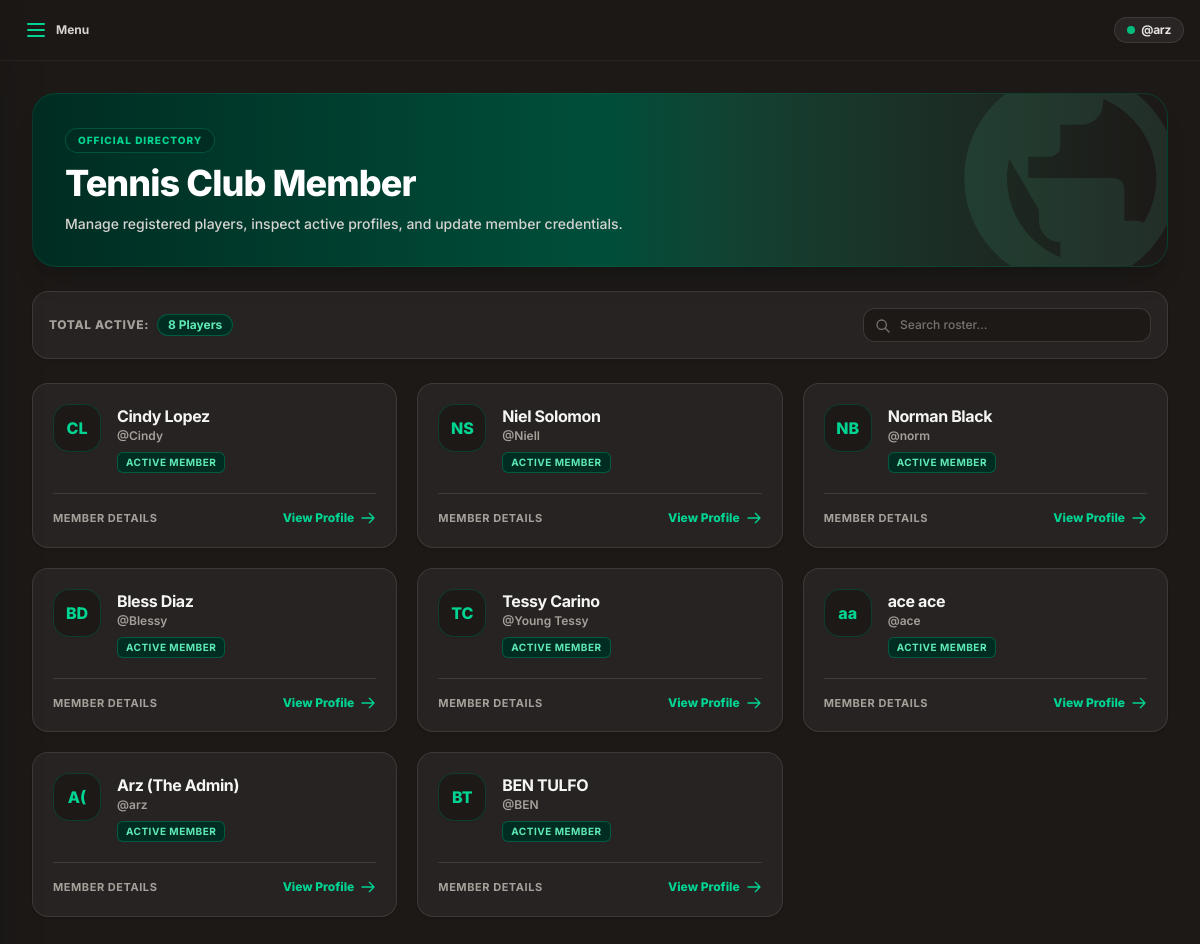
The app's page /view_member/ (signed in) with its own data.
### schedule_app/models.py (models this page shows, shortened)
class Member(models.Model):
      ROLE_CHOICES = [
        ('ADMIN', 'Administrator'),
        ('MEMBER', 'Member'),
    ]
      user = models.OneToOneField(User, on_delete=models.CASCADE)
      role = models.CharField(
        max_length=10,
        choices=ROLE_CHOICES,
        default='MEMBER'
    )
      phone = models.CharField(max_length=20, null=True, blank=True)
      birth_date = models.DateField(null=True, blank=True)
      joined_date = models.DateField(auto_now_add=True, null=True)

### schedule_app/views.py (the view)
# urls.py: path('view_member/', views.members, name='members'),
@login_required
def members(request):
    mymembers = Member.objects.select_related('user').all()
    context = {'mymembers': mymembers}
    return render(request, 'members.html', context)

### schedule_app/templates/members.html (shortened to what this page needs)
{% extends 'master.html' %}
{% block content %}
{% include 'includes/sidebar.html' %}
{% include 'includes/logoutmodal.html' %}
<div class="min-h-screen bg-stone-900 text-stone-100 antialiased font-['Inter',sans-serif] flex flex-col relative selection:bg-emerald-800 selection:text-emerald-100 transition-colors duration-200">
    <main class="max-w-7xl mx-auto px-4 sm:px-6 lg:px-8 py-8 space-y-6 flex-1 w-full">
        <div class="relative overflow-hidden bg-gradient-to-r from-emerald-950 via-emerald-900 to-stone-900 rounded-3xl p-6 sm:p-8 text-white shadow-xl border border-emerald-800/40">
            <div class="relative z-10 max-w-2xl space-y-2">
                <span class="inline-block text-[10px] font-extrabold tracking-widest uppercase text-emerald-400 bg-emerald-950 border border-emerald-700/50 rounded-full px-3 py-1">
                    Official Directory
                </span>
                <h1 class="text-2xl sm:text-4xl font-extrabold tracking-tight leading-tight text-white">
                    Tennis Club Member
                </h1>
                <p class="text-xs sm:text-sm text-stone-300 font-medium">
                    Manage registered players, inspect active profiles, and update member credentials.
                </p>
            </div>
            <div class="absolute -right-8 -bottom-10 opacity-10 pointer-events-none">
            </div>
        </div>
        <div class="flex flex-col sm:flex-row items-stretch sm:items-center justify-between gap-4 bg-stone-800/90 border border-stone-700/80 rounded-2xl p-4 shadow-sm">
            <div class="flex items-center gap-2">
                <span class="text-xs font-extrabold text-stone-400 uppercase tracking-wider">Total Active:</span>
                <span class="px-2.5 py-0.5 bg-emerald-950 text-emerald-300 border border-emerald-700/60 text-xs font-bold rounded-full">
                    {{ mymembers|length }} Players
                </span>
            </div>
            <div class="relative w-full sm:w-72">
                <input
                    type="text"
                    placeholder="Search roster..."
                    class="w-full pl-9 pr-4 py-2 bg-stone-900 border border-stone-700/80 rounded-xl text-xs font-medium text-stone-100 placeholder-stone-500 focus:outline-none focus:ring-2 focus:ring-emerald-500 focus:border-transparent transition-all"
                />
                <svg class="w-4 h-4 text-stone-500 absolute left-3 top-2.5" fill="none" stroke="currentColor" viewBox="0 0 24 24">
                    <path stroke-linecap="round" stroke-linejoin="round" stroke-width="2" d="M21 21l-6-6m2-5a7 7 0 11-14 0 7 7 0 0114 0z"/>
                </svg>
            </div>
        </div>
        {% if mymembers %}
            <div class="grid grid-cols-1 md:grid-cols-2 lg:grid-cols-3 gap-5">
                {% for x in mymembers %}
                <div class="group bg-stone-800/90 border border-stone-700/80 hover:border-emerald-600/50 rounded-2xl p-5 shadow-sm hover:shadow-md transition-all duration-200 flex flex-col justify-between">
                    <div class="flex items-start gap-4">
                        <div class="w-12 h-12 rounded-2xl bg-stone-900 border border-emerald-800/50 text-emerald-400 font-extrabold text-base flex items-center justify-center shadow-xs flex-none group-hover:bg-emerald-800 group-hover:text-white transition-colors duration-200">
                            {{ x.user.first_name|slice:":1" }}{{ x.user.last_name|slice:":1" }}
                        </div>
                        <div class="min-w-0 flex-1">
                            <h2 class="font-bold text-base text-stone-100 tracking-tight truncate group-hover:text-emerald-400 transition-colors">
                                {{ x.user.first_name }} {{ x.user.last_name }}
                            </h2>
                            <p class="text-xs text-stone-400 font-semibold truncate">
                                @{{ x.user.username }}
                            </p>
                            <span class="inline-block mt-2 text-[10px] font-bold uppercase tracking-wider text-emerald-300 bg-emerald-950 border border-emerald-700/60 rounded-md px-2 py-0.5">
                                Active Member
                            </span>
                        </div>
                    </div>
                    <div class="mt-5 pt-4 border-t border-stone-700/80 flex items-center justify-between">
                        <span class="text-[11px] font-bold text-stone-400 uppercase tracking-wider">Member Details</span>
                        <a
                            href="details/{{ x.id }}"
                            class="inline-flex items-center gap-1.5 text-xs font-extrabold text-emerald-400 hover:text-emerald-300 transition-colors"
                        >
                            <span>View Profile</span>
                            <svg class="w-4 h-4 group-hover:translate-x-1 transition-transform" fill="none" stroke="currentColor" viewBox="0 0 24 24">
                                <path stroke-linecap="round" stroke-linejoin="round" stroke-width="2" d="M14 5l7 7m0 0l-7 7m7-7H3"/>
                            </svg>
                        </a>
                    </div>
                </div>
                {% endfor %}
            </div>
        {% endif %}
    </main>
</div>
{% endblock %}

### schedule_app/templates/includes/sidebar.html (shortened to what this page needs)
<!DOCTYPE html>
<html lang="en">
  <head>
    <script src="https://cdn.jsdelivr.net/npm/@tailwindcss/browser@4"></script>
  </head>
  <body class="font-['Inter',sans-serif] antialiased bg-stone-900 min-h-screen text-stone-100 selection:bg-emerald-800 selection:text-emerald-100">
    <header class="bg-stone-900/90 border-b border-stone-800 backdrop-blur-md sticky top-0 z-30 px-4 py-2.5 flex items-center justify-between">
        <div class="flex items-center">
            <button
                type="button"
                onclick="toggleSidebar()"
                class="p-2 rounded-xl text-stone-300 hover:text-stone-100 hover:bg-stone-800 transition-colors focus:outline-none flex items-center gap-2 font-bold text-xs cursor-pointer"
                aria-label="Toggle Sidebar"
            >
                <svg class="w-6 h-6 text-emerald-400" fill="none" stroke="currentColor" viewBox="0 0 24 24">
                    <path stroke-linecap="round" stroke-linejoin="round" stroke-width="2" d="M4 6h16M4 12h16M4 18h16"/>
                </svg>
                <span class="hidden sm:inline">Menu</span>
            </button>
        </div>
        <div class="flex items-center">
            <span class="inline-flex items-center gap-1.5 px-3 py-1 bg-stone-800 border border-stone-700/80 rounded-full shadow-xs text-xs font-bold text-stone-200 tracking-tight">
                <span class="w-2 h-2 rounded-full bg-emerald-500 animate-pulse"></span>
                @{{ user.username|default:"arz" }}
            </span>
        </div>
    </header>
  </body>
</html>

### records on screen
Member: user.first_name "C", user.last_name "L", user.first_name "Cindy", user.last_name "Lopez", user.username "Cindy"
Member: user.first_name "N", user.last_name "S", user.first_name "Niel", user.last_name "Solomon", user.username "Niell"
Member: user.first_name "N", user.last_name "B", user.first_name "Norman", user.last_name "Black", user.username "norm"
Member: user.first_name "B", user.last_name "D", user.first_name "Bless", user.last_name "Diaz", user.username "Blessy"
Member: user.first_name "T", user.last_name "C", user.first_name "Tessy", user.last_name "Carino", user.username "Young Tessy"
Member: user.first_name "a", user.last_name "a", user.first_name "ace", user.last_name "ace", user.username "ace"
Member: user.first_name "A", user.last_name "(", user.first_name "Arz", user.last_name "(The Admin)", user.username "arz"
Member: user.first_name "B", user.last_name "T", user.first_name "BEN", user.last_name "TULFO", user.username "BEN"

### other values on screen
{{ user.username|default:"arz" }} "arz"
{{ mymembers|length }} "8"
